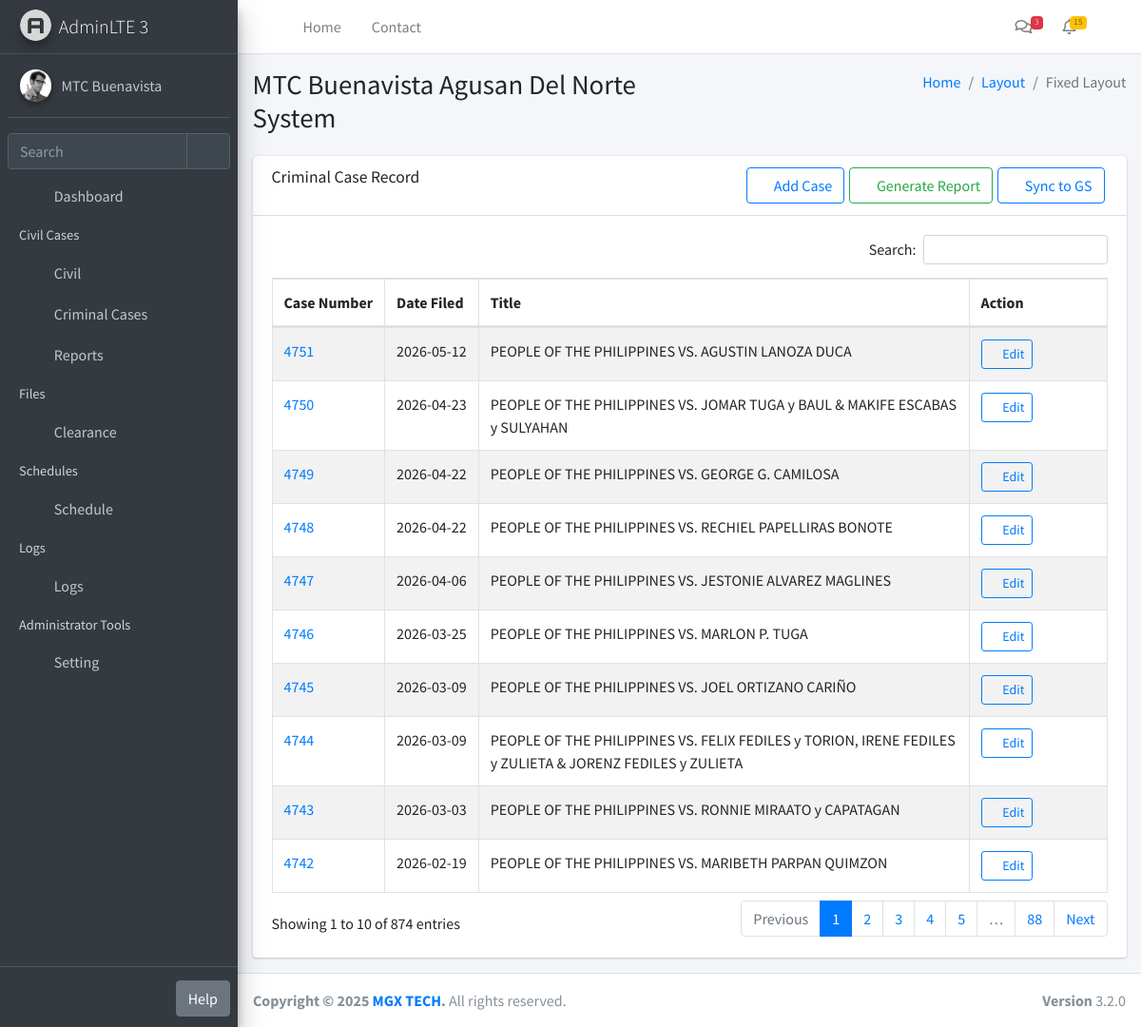
The app's page /cc/ (signed in), older data.
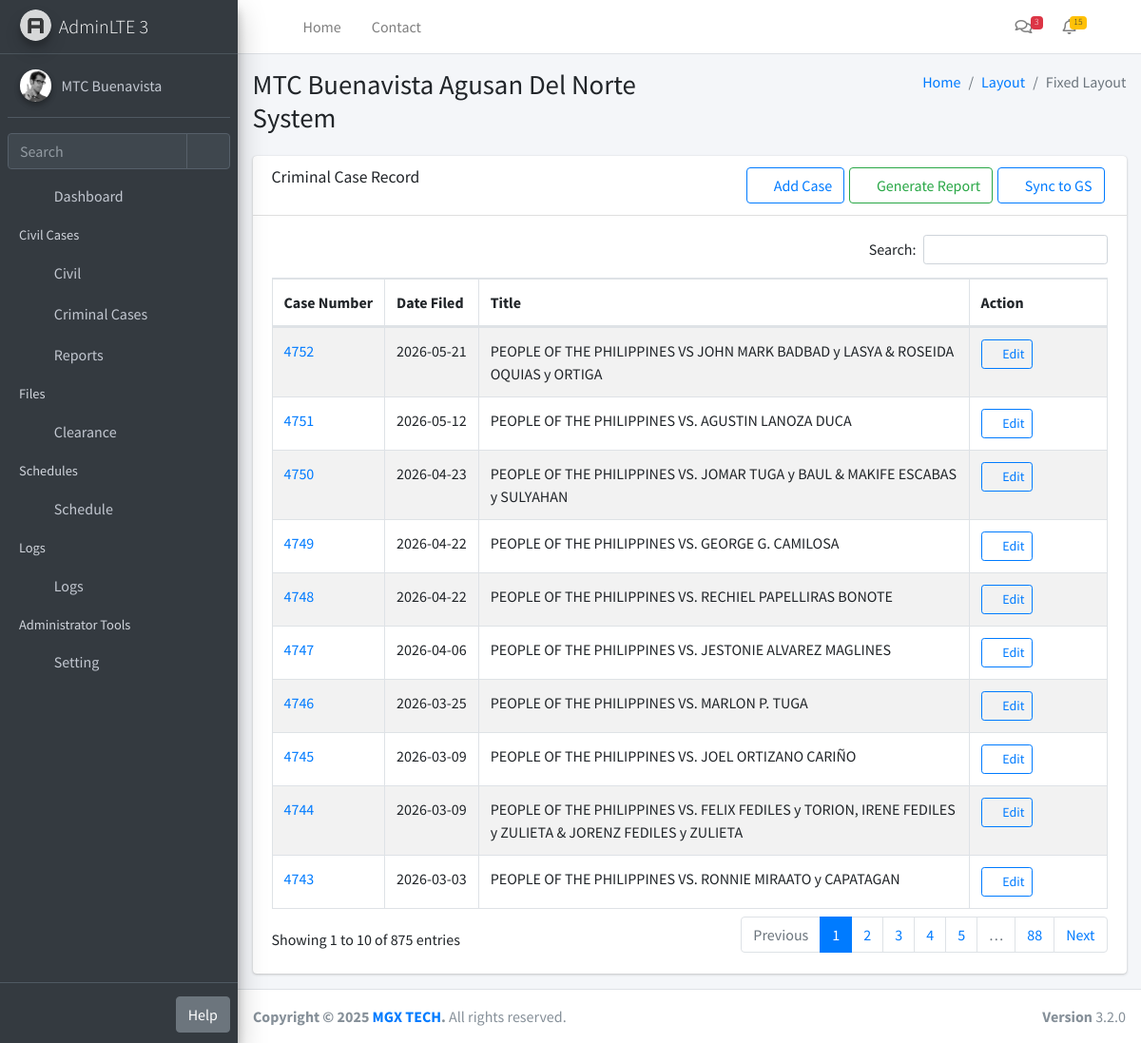
The same page, newer data.
### app/models.py (models this page shows, shortened)
class Module(db.Model):
    __tablename__ = 'modules'
    id = db.Column(db.Integer, primary_key=True)
    name = db.Column(db.String(255), nullable=False)
    icon = db.Column(db.String(255), nullable=False)
    description = db.Column(db.Text, nullable=True)
    url = db.Column(db.String(255), nullable=True)
    created_at = db.Column(db.DateTime, default=datetime.utcnow)
    updated_at = db.Column(db.DateTime, default=datetime.utcnow, onupdate=datetime.utcnow)

class CTMS1000(db.Model):
    __tablename__ = 'ctms1000'
    CASEID = db.Column(db.Integer, primary_key=True)
    COURTID = db.Column(db.Integer)
    NATURECODE = db.Column(db.Text)
    CATEGORY = db.Column(db.Text)
    CASENUM = db.Column(db.Text)
    CASETITLE = db.Column(db.Text)
    DTFILED = db.Column(db.Text)
    DTRECEIVED = db.Column(db.Text)
    DTTRANSFER = db.Column(db.Text)
    TRANSFER = db.Column(db.Integer)
    CASETYPE = db.Column(db.Text)
    CLOSEDATE = db.Column(db.Text)
    CLOSETAG = db.Column(db.Text)
    CLOSEDET = db.Column(db.Text)
    NATUREREM = db.Column(db.Text)
    IAMOUNT = db.Column(db.Float)
    IWEIGHT = db.Column(db.Float)
    CSTATUS = db.Column(db.Text)
    CSTATUSID = db.Column(db.Text)
    CLOSESTAT = db.Column(db.Text)
    CREATEBY = db.Column(db.Text)
    CREATEDT = db.Column(db.Text)
    MODIFYBY = db.Column(db.Text)
    MODIFYDT = db.Column(db.Text)
    parties = db.relationship(
        "CTMS4100",
        backref="case",
        lazy=True
    )
    court = db.relationship(
        "CTMS2100",
        primaryjoin="CTMS1000.COURTID==CTMS2100.COURTID",
        foreign_keys=[COURTID],
        viewonly=True
    )
    nature = db.relationship(
        "CTMS2310",
        primaryjoin="CTMS1000.NATURECODE==CTMS2310.NATURECODE",
        foreign_keys=[NATURECODE],
        viewonly=True
    )
    disposition = db.relationship(
        "CTMS2320",
        primaryjoin="CTMS1000.CLOSESTAT==CTMS2320.DISPOSCODE",
        foreign_keys=[CLOSESTAT],
        viewonly=True
    )

### app/routes/criminal_case.py (the view)
@criminals_bp.route('/')
@login_required
@require_module(9)
def criminal():
    cases = (
        CTMS1000.query
        .options(
            joinedload(CTMS1000.parties)
            .joinedload(CTMS4100.person)
        )
        .order_by(CTMS1000.CASENUM.desc())
        .all()
    )
    return render_template(
        'cases/criminal_case/cc_index.html',
        criminal_records=cases
    )

### app/__init__.py (called while the page is built)
def create_app():
    app = Flask(__name__)
    app.config.from_object(Config)
    db.init_app(app)
    login_manager.init_app(app)
    login_manager.login_view = 'auth.login'
    from app.models import User, Setting, Module
    @login_manager.user_loader
    def load_user(user_id):
        return User.query.get(int(user_id))
    @app.context_processor
    def inject_globals():
        modules = Module.query.all()
        user_modules = []
        if current_user.is_authenticated and current_user.role:
            user_modules = current_user.role.modules
        settings = {s.function_desc: s.function for s in Setting.query.all()}
        return dict(modules=modules, user_modules=user_modules, settings=settings)
    from app.routes import blueprints
    for bp in blueprints:
        app.register_blueprint(bp)
    with app.app_context():
        db.create_all()
    return app

### app/templates/cases/criminal_case/cc_index.html (shortened to what this page needs)
{% extends "layouts/layout1.html" %}
{% block content %}
<section class="col-lg-12 connectedSortable">
  <div class="card">
    <div class="card-header">
      <h3 class="card-title">Criminal Case Record</h3>
   <div class="card-tools d-flex" style="gap: 5px;">
  <a href="/cc/add" class="btn btn-outline-primary">
    <i class="fas fa-plus"></i> Add Case
  </a>
<a href="#"
   class="btn btn-outline-success"
   data-toggle="modal"
   data-target="#reportModal">
  <i class="fas fa-file-alt"></i> Generate Report
</a>
<button id="syncBtn" class="btn btn-outline-primary">
  <i class="fas fa-sync"></i> Sync to GS
</button>
</div>
    </div>
    <div class="card-body">
      <table id="example2" class="table table-bordered table-striped">
        <thead>
          <tr>
            <th class="case-col">Case Number</th>
            <th>Date Filed</th>
            <th>Title</th>
            <th width="120">Action</th>
          </tr>
        </thead>
        <tbody>
          {% for record in criminal_records %}
          <tr>
            <td>
              <a href="#"
              class="open-case-modal"
              data-toggle="modal"
              data-target="#caseModal"
              data-caseid="{{ record.CASEID }}">
              {{ record.CASENUM }}
            </a>
          </td>
          <td class="case-col">{{ record.DTFILED }}</td>
          <td>{{ record.CASETITLE.replace(" Y ", " y ") }}</td>
          <td>
  <a href="/cc/edit/{{ record.CASEID }}"
     class="btn btn-outline-primary btn-sm">
    <i class="fas fa-edit"></i> Edit
  </a>
</td>
        </tr>
        {% endfor %}
      </tbody>
    </table>
  </div>
</div>
</section>
{% endblock %}

### app/templates/layouts/layout1.html (shortened to what this page needs)
<!DOCTYPE html>
<html lang="en">
<head>
<link rel="stylesheet" href="{{ url_for('static', filename='plugins/fontawesome-free/css/all.min.css') }}">
<link rel="stylesheet" href="{{ url_for('static', filename='dist/css/adminlte.min.css') }}">
  <link rel="stylesheet" href="{{ url_for('static', filename='plugins/overlayScrollbars/css/OverlayScrollbars.min.css') }}">
<link rel="stylesheet" href="{{ url_for('static', filename='plugins/sweetalert2-theme-bootstrap-4/bootstrap-4.min.css') }}">
<link rel="stylesheet" href="{{ url_for('static', filename='plugins/toastr/toastr.min.css') }}">
<link rel="stylesheet" href="{{ url_for('static', filename='plugins/datatables-bs4/css/dataTables.bootstrap4.min.css') }}">
<link rel="stylesheet" href="{{ url_for('static', filename='plugins/datatables-responsive/css/responsive.bootstrap4.min.css') }}">
<link rel="stylesheet" href="{{ url_for('static', filename='plugins/datatables-buttons/css/buttons.bootstrap4.min.css') }}">
<link href="{{ url_for('static', filename='plugins/select2/css/select2.min.css') }}" rel="stylesheet" />
</head>
<body class="hold-transition sidebar-mini layout-fixed">
<div class="wrapper">
  <nav class="main-header navbar navbar-expand navbar-white navbar-light">
    <ul class="navbar-nav">
      <li class="nav-item">
        <a class="nav-link" data-widget="pushmenu" href="#" role="button"><i class="fas fa-bars"></i></a>
      </li>
      <li class="nav-item d-none d-sm-inline-block">
        <a href="../../index3.html" class="nav-link">Home</a>
      </li>
      <li class="nav-item d-none d-sm-inline-block">
        <a href="#" class="nav-link">Contact</a>
      </li>
    </ul>
    <ul class="navbar-nav ml-auto">
      <li class="nav-item">
        <a class="nav-link" data-widget="navbar-search" href="#" role="button">
          <i class="fas fa-search"></i>
        </a>
      </li>
      <li class="nav-item dropdown">
        <a class="nav-link" data-toggle="dropdown" href="#">
          <i class="far fa-comments"></i>
          <span class="badge badge-danger navbar-badge">3</span>
        </a>
      </li>
      <li class="nav-item dropdown">
        <a class="nav-link" data-toggle="dropdown" href="#">
          <span class="badge badge-warning navbar-badge">15</span>
        </a>
      </li>
      <li class="nav-item">
        <a class="nav-link" data-widget="fullscreen" href="#" role="button">
          <i class="fas fa-expand-arrows-alt"></i>
        </a>
      </li>
    </ul>
  </nav>
  <aside class="main-sidebar main-sidebar-custom sidebar-dark-primary elevation-4">
    <a href="../../index3.html" class="brand-link">
      <img src="{{ url_for('static', filename='/dist/img/AdminLTELogo.png')}}" alt="AdminLTE Logo" class="brand-image img-circle elevation-3" style="opacity: .8">
      <span class="brand-text font-weight-light">AdminLTE 3</span>
    </a>
    <div class="sidebar">
      <div class="user-panel mt-3 pb-3 mb-3 d-flex">
        <div class="image">
          <img src="{{ url_for('static', filename='dist/img/user2-160x160.jpg')}}" class="img-circle elevation-2" alt="User Image">
        </div>
        <div class="info">
          <a href="#" class="d-block">MTC Buenavista</a>
        </div>
      </div>
      <div class="form-inline">
        <div class="input-group" data-widget="sidebar-search">
          <input class="form-control form-control-sidebar" type="search" placeholder="Search" aria-label="Search">
          <div class="input-group-append">
            <button class="btn btn-sidebar">
              <i class="fas fa-search fa-fw"></i>
            </button>
          </div>
        </div>
      </div>
{% include 'layouts/partials/navbar.html' %}
    </div>
    <div class="sidebar-custom">
      <a href="{{ url_for('auth.logout') }}" class="btn btn-link"><i class="fas fa-cogs"></i></a>
      <a href="#" class="btn btn-secondary hide-on-collapse pos-right">Help</a>
    </div>
  </aside>
  <div class="content-wrapper">
    <section class="content-header">
      <div class="container-fluid">
        <div class="row mb-2">
          <div class="col-sm-6">
            <h1>MTC Buenavista Agusan Del Norte System</h1>
          </div>
          <div class="col-sm-6">
            <ol class="breadcrumb float-sm-right">
              <li class="breadcrumb-item"><a href="#">Home</a></li>
              <li class="breadcrumb-item"><a href="#">Layout</a></li>
              <li class="breadcrumb-item active">Fixed Layout</li>
            </ol>
          </div>
        </div>
      </div>
    </section>
    <section class="content">
      <div class="container-fluid">
        <div class="row">
          {% block content %}{% endblock %}
        </div>
      </div>
    </section>
  </div>
  <footer class="main-footer">
    <div class="float-right d-none d-sm-block">
      <b>Version</b> 3.2.0
    </div>
<strong>Copyright &copy; 2025 <a href="https://www.facebook.com/profile.php?id=61572728822378">MGX TECH</a>.</strong> All rights reserved.
  </footer>
</div>
</body>
</html>

### app/templates/layouts/partials/navbar.html (shortened to what this page needs)
<nav class="mt-2">
  <ul class="nav nav-pills nav-sidebar flex-column nav-child-indent" data-widget="treeview" role="menu" data-accordion="false">
    <li class="nav-item">
      <a href="/dashboard" class="nav-link">
        <i class="nav-icon fas fa-tachometer-alt"></i>
        <p>Dashboard</p>
      </a>
    </li>
{% if user_modules %}
{% set civil_modules = [] %}
{% if civil_modules %}
  <li class="nav-header">Civil Cases</li>
    <li class="nav-item {% if request.path in ['/cases/oca', '/cases/scc', '/wedding'] %}menu-is-opening menu-open{% endif %}">
    <a href="#" class="nav-link">
      <i class="nav-icon fas fa-folder"></i>
      <p>
        Civil
        <i class="right fas fa-angle-left"></i>
      </p>
    </a>
  </li>
{% endif %}
  {% set standalone_modules = modules
    | selectattr('id', 'in', user_modules)
    | selectattr('id', 'in', [9,10,16])
    | list %}
  {% for m in standalone_modules %}
    <li class="nav-item">
      <a href="/{{ m.url }}" class="nav-link">
        <i class="nav-icon fa {{ m.icon }}"></i>
        <p>{{ m.name }}</p>
      </a>
    </li>
  {% endfor %}
{% endif %}
{% set cert_modules = modules
  | selectattr('id', 'in', user_modules)
  | selectattr('id', 'in', [5])
  | list %}
{% if cert_modules %}
  <li class="nav-header">Files</li>
   {% for m in cert_modules %}
        <li class="nav-item">
          <a href="/{{ m.url }}" class="nav-link">
            <i class="nav-icon fa {{ m.icon }}"></i>
            <p>{{ m.name }}</p>
          </a>
        </li>
      {% endfor %}
{% endif %}
{% set sched_modules = modules
  | selectattr('id', 'in', user_modules)
  | selectattr('id', 'in', [11,12])
  | list %}
{% if sched_modules %}
  <li class="nav-header">Schedules</li>
  <li class="nav-item {% if request.path in ['/schedule/court', '/schedule/wedding'] %}menu-is-opening menu-open{% endif %}">
    <a href="#" class="nav-link {% if request.path in ['/schedule/court', '/schedule/wedding'] %}active{% endif %}">
      <i class="nav-icon fas fa-calendar-alt"></i>
      <p>
        Schedule
        <i class="right fas fa-angle-left"></i>
      </p>
    </a>
  </li>
{% endif %}
{% set logs_modules = modules
  | selectattr('id', 'in', user_modules)
  | selectattr('id', 'in', [13,14,15])
  | list %}
{% if logs_modules %}
  <li class="nav-header">Logs</li>
  <li class="nav-item">
    <a href="#" class="nav-link">
      <i class="nav-icon fas fa-clipboard-list"></i>
      <p>
        Logs
        <i class="right fas fa-angle-left"></i>
      </p>
    </a>
  </li>
{% endif %}
    {% if user_modules %}
      {% set admin_modules = modules
        | selectattr('id', 'in', user_modules)
        | selectattr('id', 'in', [1,2,3,4])
        | list %}
 {% set admin_paths = ['/roles', '/users', '/modules', '/settings'] %}
{% if admin_modules %}
  <li class="nav-header">Administrator Tools</li>
  <li class="nav-item {% if request.path.rstrip('/') in admin_paths %}menu-is-opening menu-open{% endif %}">
    <a href="#"
       class="nav-link {% if request.path.rstrip('/') in admin_paths %}active{% endif %}">
      <i class="nav-icon fas fa-cogs"></i>
      <p>
        Setting
        <i class="right fas fa-angle-left"></i>
      </p>
    </a>
  </li>
{% endif %}
    {% endif %}
  </ul>
</nav>

### app/templates/cases/criminal_case/cc_index.html (style rules this page uses)
.case-col { white-space: nowrap; width: 1%; }

Row changes from the older to the newer data that the page shows:
no longer on this page (row unchanged): CTMS1000: CASENUM "4742", DTFILED "2026-02-19", CASETITLE.replace "PEOPLE OF THE PHILIPPINES VS. MARIBETH PARPAN QUIMZON"
added CTMS1000: CASENUM "4752", DTFILED "2026-05-21", CASETITLE.replace "PEOPLE OF THE PHILIPPINES VS JOHN MARK BADBAD y LASYA & ROSEIDA OQUIAS y ORTIGA"
Text that changed along with them:
text written by a page script: "Search: Showing 1 to 10 of 874 entries Previous 1 2 3 4 5 … 88 Next" → "Search: Showing 1 to 10 of 875 entries Previous 1 2 3 4 5 … 88 Next"
